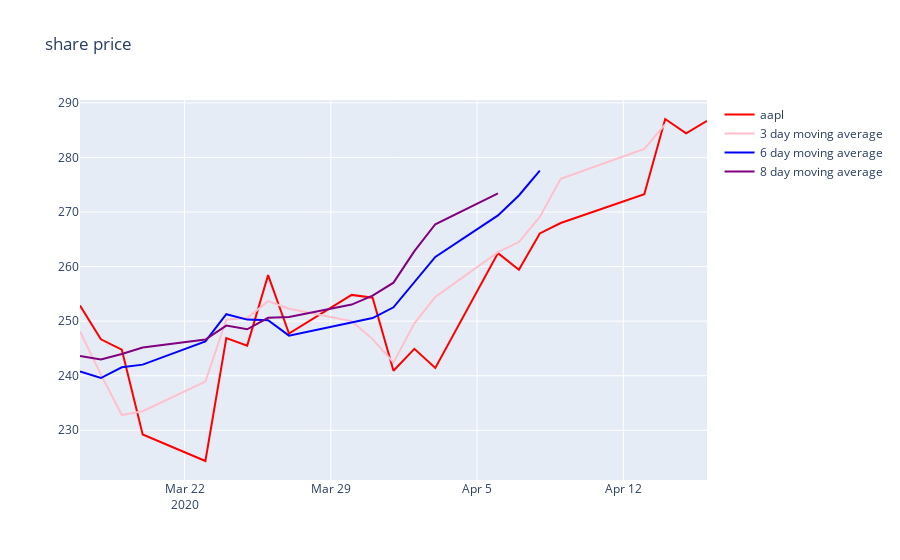

Notebook code cell kept with this figure:
### Code cell
list_N = [3,6,8]
color_dict = {list_N[0]:'pink',list_N[1]:'blue',list_N[2]:'purple'}

fig = go.Figure()
fig.add_trace(go.Scatter(
    x=dates,
    y=prices,
    name = company_code, 
    marker = dict(
        size = 10,
        color = 'red'
    )
))
for N in list_N:
    averages = []
    averages = moving_average(N,prices)
    fig.add_trace(go.Scatter(
        x=dates,
        y=averages,
        mode='lines',
        name = '{} day moving average'.format(N), 
        marker = dict(
            size = 10,
            color = color_dict[N]
        )
    ))

fig.update_layout(
    showlegend=True,
    title = 'share price',
    xaxis = dict(
        range=(dates[0], dates[-1]),
        constrain='domain'
    )
)


fig.show()
